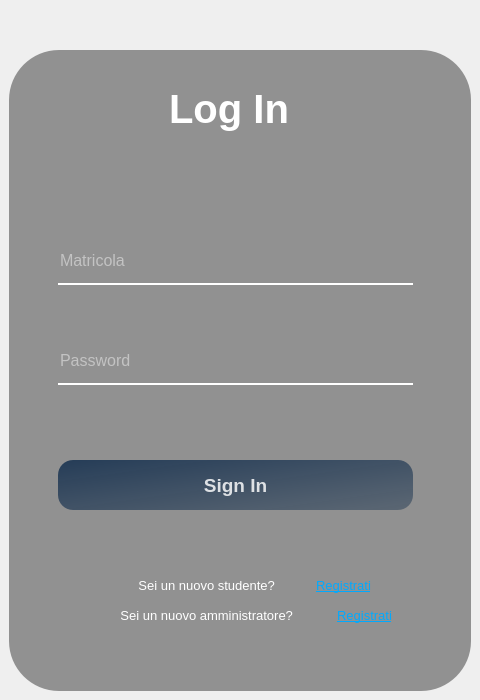
     <widget class="QWidget" name="loginPage">
      <layout class="QHBoxLayout" name="horizontalLayout_2">
       <property name="spacing">
        <number>0</number>
       </property>
       <property name="leftMargin">
        <number>0</number>
       </property>
       <property name="topMargin">
        <number>0</number>
       </property>
       <property name="rightMargin">
        <number>0</number>
       </property>
       <property name="bottomMargin">
        <number>0</number>
       </property>
       <item>
        <widget class="QWidget" name="widget" native="true">
         <property name="sizePolicy">
          <sizepolicy hsizetype="Maximum" vsizetype="Maximum">
           <horstretch>0</horstretch>
           <verstretch>0</verstretch>
          </sizepolicy>
         </property>
         <property name="minimumSize">
          <size>
           <width>480</width>
           <height>700</height>
          </size>
         </property>
         <property name="maximumSize">
          <size>
           <width>480</width>
           <height>700</height>
          </size>
         </property>
         <property name="styleSheet">
          <string notr="true">border-image: url(View/Amministratore/Resources/background.png);
border-radius: 50px;</string>
         </property>
         <layout class="QVBoxLayout" name="verticalLayout">
          <property name="topMargin">
           <number>50</number>
          </property>
          <item>
           <widget class="QWidget" name="widget_2" native="true">
            <property name="styleSheet">
             <string notr="true">background-color: rgba(0, 0, 0, 100);
border-image: None;</string>
            </property>
            <layout class="QVBoxLayout" name="verticalLayout_2">
             <item alignment="Qt::AlignTop">
              <widget class="QWidget" name="header" native="true">
               <property name="minimumSize">
                <size>
                 <width>0</width>
                 <height>100</height>
                </size>
               </property>
               <property name="styleSheet">
                <string notr="true">background-color: None;</string>
               </property>
               <widget class="QLabel" name="head">
                <property name="geometry">
                 <rect>
                  <x>130</x>
                  <y>20</y>
                  <width>162</width>
                  <height>60</height>
                 </rect>
                </property>
                <property name="sizePolicy">
                 <sizepolicy hsizetype="Expanding" vsizetype="Expanding">
                  <horstretch>0</horstretch>
                  <verstretch>0</verstretch>
                 </sizepolicy>
                </property>
                <property name="minimumSize">
                 <size>
                  <width>162</width>
                  <height>60</height>
                 </size>
                </property>
                <property name="font">
                 <font>
                  <pointsize>30</pointsize>
                  <weight>75</weight>
                  <bold>true</bold>
                 </font>
                </property>
                <property name="styleSheet">
                 <string notr="true">color: rgb(255, 255, 255);</string>
                </property>
                <property name="text">
                 <string>Log In</string>
                </property>
                <property name="alignment">
                 <set>Qt::AlignCenter</set>
                </property>
               </widget>
              </widget>
             </item>
             <item>
              <widget class="QWidget" name="body" native="true">
               <property name="sizePolicy">
                <sizepolicy hsizetype="Preferred" vsizetype="Expanding">
                 <horstretch>0</horstretch>
                 <verstretch>0</verstretch>
                </sizepolicy>
               </property>
               <property name="styleSheet">
                <string notr="true">background-color: None;</string>
               </property>
               <widget class="QLineEdit" name="matricolaInput">
                <property name="geometry">
                 <rect>
                  <x>40</x>
                  <y>80</y>
                  <width>355</width>
                  <height>40</height>
                 </rect>
                </property>
                <property name="sizePolicy">
                 <sizepolicy hsizetype="Maximum" vsizetype="Fixed">
                  <horstretch>0</horstretch>
                  <verstretch>0</verstretch>
                 </sizepolicy>
                </property>
                <property name="font">
                 <font>
                  <pointsize>12</pointsize>
                 </font>
                </property>
                <property name="styleSheet">
                 <string notr="true">background-color: rgba(0,0,0,0);
border: None;
border-bottom: 2px solid rgb(255, 255, 255);
color: rgba(255, 255, 255, 230);
padding-bottom: 7px;</string>
                </property>
                <property name="inputMethodHints">
                 <set>Qt::ImhNone</set>
                </property>
                <property name="placeholderText">
                 <string>Matricola</string>
                </property>
               </widget>
               <widget class="QLineEdit" name="passwordInput">
                <property name="geometry">
                 <rect>
                  <x>40</x>
                  <y>180</y>
                  <width>355</width>
                  <height>40</height>
                 </rect>
                </property>
                <property name="sizePolicy">
                 <sizepolicy hsizetype="Maximum" vsizetype="Fixed">
                  <horstretch>0</horstretch>
                  <verstretch>0</verstretch>
                 </sizepolicy>
                </property>
                <property name="font">
                 <font>
                  <pointsize>12</pointsize>
                 </font>
                </property>
                <property name="styleSheet">
                 <string notr="true">background-color: rgba(0,0,0,0);
border: None;
border-bottom: 2px solid rgb(255, 255, 255);
color: rgba(255, 255, 255, 230);
padding-bottom: 7px;</string>
                </property>
                <property name="echoMode">
                 <enum>QLineEdit::Password</enum>
                </property>
                <property name="placeholderText">
                 <string>Password</string>
                </property>
               </widget>
               <widget class="QPushButton" name="loginButton">
                <property name="geometry">
                 <rect>
                  <x>40</x>
                  <y>295</y>
                  <width>355</width>
                  <height>50</height>
                 </rect>
                </property>
                <property name="font">
                 <font>
                  <pointsize>14</pointsize>
                  <weight>75</weight>
                  <bold>true</bold>
                  <kerning>true</kerning>
                 </font>
                </property>
                <property name="styleSheet">
                 <string notr="true">QPushButton#loginButton {
	background-color: qlineargradient(spread:pad, x1:0, y1:0, x2:1, y2:1, stop:0 rgba(20, 47, 78, 219), stop:1 rgba(85, 98, 112, 226));
	color:rgba(255, 255, 255, 210);
	border-radius: 15px;
}
QPushButton#loginButton:hover {
	background-color: qlineargradient(spread:pad, x1:0, y1:0, x2:1, y2:1, stop:0 rgba(40, 67, 98, 219), stop:1 rgba(105, 118, 132, 226));
}
QPushButton#loginButton:pressed {
	background-color: rgba(105,118,132,200);
	padding-left: 5px;
	padding-top: 5px;
}</string>
                </property>
                <property name="text">
                 <string>Sign In</string>
                </property>
                <property name="shortcut">
                 <string/>
                </property>
                <property name="default">
                 <bool>false</bool>
                </property>
                <property name="flat">
                 <bool>false</bool>
                </property>
               </widget>
               <widget class="QLabel" name="infoLabel">
                <property name="geometry">
                 <rect>
                  <x>15</x>
                  <y>410</y>
                  <width>351</width>
                  <height>20</height>
                 </rect>
                </property>
                <property name="font">
                 <font>
                  <pointsize>10</pointsize>
                 </font>
                </property>
                <property name="styleSheet">
                 <string notr="true">color: rgb(255, 255, 255);</string>
                </property>
                <property name="text">
                 <string>Sei un nuovo studente? </string>
                </property>
                <property name="alignment">
                 <set>Qt::AlignCenter</set>
                </property>
               </widget>
               <widget class="QPushButton" name="registrazioneStudenteButton">
                <property name="geometry">
                 <rect>
                  <x>280</x>
                  <y>410</y>
                  <width>91</width>
                  <height>21</height>
                 </rect>
                </property>
                <property name="font">
                 <font>
                  <pointsize>10</pointsize>
                  <weight>50</weight>
                  <bold>false</bold>
                  <underline>true</underline>
                 </font>
                </property>
                <property name="styleSheet">
                 <string notr="true">QPushButton#registrazioneStudenteButton{
	color: rgb(0, 170, 255);
}
QPushButton#registrazioneStudenteButton:pressed{	
	color: rgb(0, 86, 129);
}
</string>
                </property>
                <property name="text">
                 <string>Registrati</string>
                </property>
               </widget>
               <widget class="QLabel" name="errorLabel">
                <property name="geometry">
                 <rect>
                  <x>40</x>
                  <y>20</y>
                  <width>355</width>
                  <height>20</height>
                 </rect>
                </property>
                <property name="font">
                 <font>
                  <pointsize>10</pointsize>
                  <italic>true</italic>
                  <underline>false</underline>
                 </font>
                </property>
                <property name="styleSheet">
                 <string notr="true">color: rgb(185, 0, 0);</string>
                </property>
                <property name="text">
                 <string/>
                </property>
                <property name="alignment">
                 <set>Qt::AlignCenter</set>
                </property>
               </widget>
               <widget class="QLabel" name="infoLabel_2">
                <property name="geometry">
                 <rect>
                  <x>15</x>
                  <y>440</y>
                  <width>351</width>
                  <height>20</height>
                 </rect>
                </property>
                <property name="font">
                 <font>
                  <pointsize>10</pointsize>
                 </font>
                </property>
                <property name="styleSheet">
                 <string notr="true">color: rgb(255, 255, 255);</string>
                </property>
                <property name="text">
                 <string>Sei un nuovo amministratore? </string>
                </property>
                <property name="alignment">
                 <set>Qt::AlignCenter</set>
                </property>
               </widget>
               <widget class="QPushButton" name="registrazioneAmministratoreButton">
                <property name="geometry">
                 <rect>
                  <x>300</x>
                  <y>440</y>
                  <width>93</width>
                  <height>20</height>
                 </rect>
                </property>
                <property name="font">
                 <font>
                  <pointsize>10</pointsize>
                  <weight>50</weight>
                  <bold>false</bold>
                  <underline>true</underline>
                 </font>
                </property>
                <property name="styleSheet">
                 <string notr="true">QPushButton#registrazioneAmministratoreButton{
	color: rgb(0, 170, 255);
}
QPushButton#registrazioneAmministratoreButton:pressed{	
	color: rgb(0, 86, 129);
}
</string>
                </property>
                <property name="text">
                 <string>Registrati</string>
                </property>
               </widget>
              </widget>
             </item>
            </layout>
           </widget>
          </item>
         </layout>
        </widget>
       </item>
      </layout>
     </widget>
